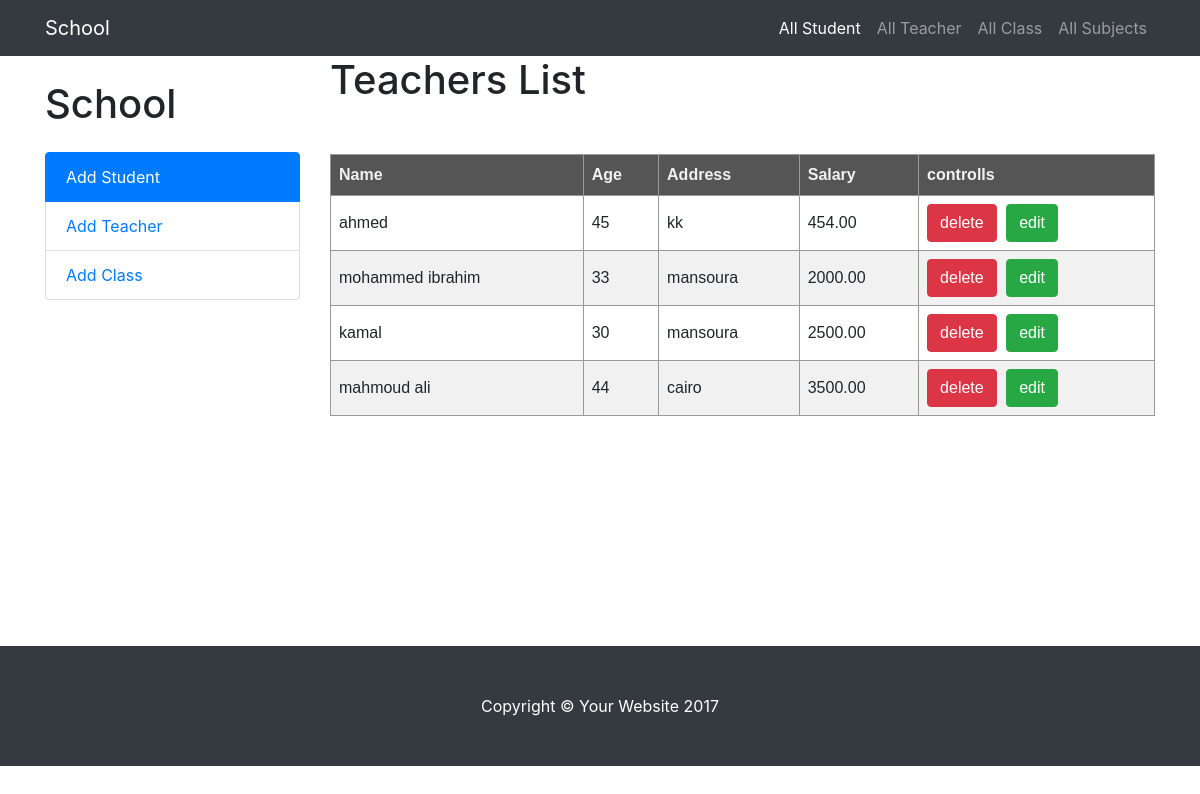
Page /listteacher.php on the committed database.
### tables this page shows
CREATE TABLE `teachers` (
  `id` int(10) UNSIGNED NOT NULL,
  `name` varchar(50) NOT NULL,
  `salary` decimal(7,2) NOT NULL,
  `address` varchar(100) NOT NULL,
  `age` int(10) UNSIGNED NOT NULL
);

### includes/teachers.php (called while the page is built, shortened)
<?php
class teachers{
    public function __get($param){
        return $this->$param;
    }
}

### listteacher.php (the view, shortened to what this page needs)
<?php
require_once('includes/dbconnect.php');
require_once("includes/teachers.php");
require_once('includes/header.php');
$stmt = $conn->query('SELECT * FROM teachers');
$result = $stmt->fetchAll(PDO::FETCH_CLASS, 'teachers');
?>
  <head>
  </head>
        <div class="col-lg-9">
          <h1>Teachers List</h1>
        <table>
                <thead>
                    <tr>
                        <th>Name</th>
                        <th>Age</th>
                        <th>Address</th>
                        <th>Salary</th>
                        <th>controlls</td>
                    </tr>
                </thead>
                <tbody>
                    <?php
                        foreach($result as $teacher){
                            ?>
                            <tr>
                                <td><?= $teacher->name ?></td>
                                <td><?=$teacher->age?></td>
                                <td><?=$teacher->address?></td>
                                <td><?=$teacher->salary?></td>
                                <td>
                                    <a class="btn btn-danger" onclick="if(!confirm('do you want to delete this employee')) return false;" style="text-decoration:none;color:#fff" href="delete.php?id=<?= $teacher->id ?>">delete</a>
                                    <a class="btn btn-success" style="text-decoration:none;color:#fff;margin-left: 5px" href="editteacher.php?id=<?= $teacher->id ?>"> edit</a>
                                </td>
                            </tr>
                    <?php
                        }
                    ?>
                </tbody>
            </table>
        </div>
      </div>
    </div>
<?php
include_once('includes/footer.php');
?>

### includes/header.php (shortened to what this page needs)
<!DOCTYPE html>
<html lang="en">
  <head>
    <link href="vendor/bootstrap/css/bootstrap.min.css" rel="stylesheet">
    <link href="css/shop-item.css" rel="stylesheet">
  </head>
  <body>
    <nav class="navbar navbar-expand-lg navbar-dark bg-dark fixed-top">
      <div class="container">
        <a class="navbar-brand" href="index.php">School</a>
        <div class="collapse navbar-collapse" id="navbarResponsive">
          <ul class="navbar-nav ml-auto">
            <li class="nav-item active">
              <a class="nav-link" href="liststudents.php">All Student
              </a>
            </li>
            <li class="nav-item">
              <a class="nav-link" href="listteacher.php">All Teacher</a>
            </li>
            <li class="nav-item">
              <a class="nav-link" href="index.php">All Class</a>
            </li>
            <li class="nav-item">
              <a class="nav-link" href="#">All Subjects</a>
            </li>
          </ul>
        </div>
      </div>
    </nav>
    <div class="container">
      <div class="row">
        <div class="col-lg-3">
          <h1 class="my-4">School</h1>
          <div class="list-group">
            <a href="addstudent.php" class="list-group-item active">Add Student</a>
            <a href="addteacher.php" class="list-group-item">Add Teacher</a>
            <a href="addclass.php" class="list-group-item">Add Class</a>
          </div>
        </div>

### includes/footer.php (shortened to what this page needs)
    <footer style="margin-top: 230px;" class="py-5 bg-dark">
      <div class="container">
        <p class="m-0 text-center text-white">Copyright &copy; Your Website 2017</p>
      </div>
    </footer>
  </body>
</html>

### css/shop-item.css (style rules this page uses)
body { padding-top: 54px; }
@media (min-width: 992px) { body { padding-top: 56px; } }

### includes/header.php (style rules this page uses)
table { font-family: arial, sans-serif; border-collapse: collapse; width: 100%; margin-top: 50px }
th { background-color: #555; color: #f1f1f1 }
td, th { border: 1px solid #999; text-align: left; padding: 8px; }
tr:nth-child(even) { background-color: #f1f1f1; }
footer { margin-top: 230px; }
a { text-decoration: none; }

### listteacher.php (style rules this page uses)
table { font-family: arial, sans-serif; border-collapse: collapse; width: 100%; margin-top: 50px }
th { background-color: #555; color: #f1f1f1 }
td, th { border: 1px solid #999; text-align: left; padding: 8px; }
tr:nth-child(even) { background-color: #f1f1f1; }
a { text-decoration: none; }

### rows in the picture
teachers: name "ahmed", age "45", address "kk", salary "454.00"
teachers: name "mohammed ibrahim", age "33", address "mansoura", salary "2000.00"
teachers: name "kamal", age "30", address "mansoura", salary "2500.00"
teachers: name "mahmoud ali", age "44", address "cairo", salary "3500.00"
